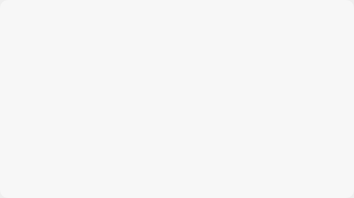
<?xml version="1.0" encoding="UTF-8"?>
<ui version="4.0">
 <class>GridDisplayItemWidget</class>
 <widget class="QWidget" name="GridDisplayItemWidget">
  <property name="geometry">
   <rect>
    <x>0</x>
    <y>0</y>
    <width>354</width>
    <height>198</height>
   </rect>
  </property>
  <property name="maximumSize">
   <size>
    <width>16777215</width>
    <height>16777215</height>
   </size>
  </property>
  <property name="windowTitle">
   <string>Form</string>
  </property>
  <property name="styleSheet">
   <string notr="true">QWidget#GridDisplayWidget{
  background: #F7F7F7;
  border-radius: 8px;
}</string>
  </property>
  <layout class="QVBoxLayout" name="verticalLayout">
   <property name="spacing">
    <number>0</number>
   </property>
   <property name="leftMargin">
    <number>0</number>
   </property>
   <property name="topMargin">
    <number>0</number>
   </property>
   <property name="rightMargin">
    <number>0</number>
   </property>
   <property name="bottomMargin">
    <number>0</number>
   </property>
   <item>
    <widget class="QStackedWidget" name="VideoWidget">
     <property name="maximumSize">
      <size>
       <width>16777215</width>
       <height>16777215</height>
      </size>
     </property>
     <property name="styleSheet">
      <string notr="true">QStackedWidget#VideoWidget{ 
  background: #F7F7F7;
  border-radius: 8px;
}</string>
     </property>
    </widget>
   </item>
  </layout>
 </widget>
 <resources>
  <include location="demo.qrc"/>
 </resources>
 <connections/>
</ui>
